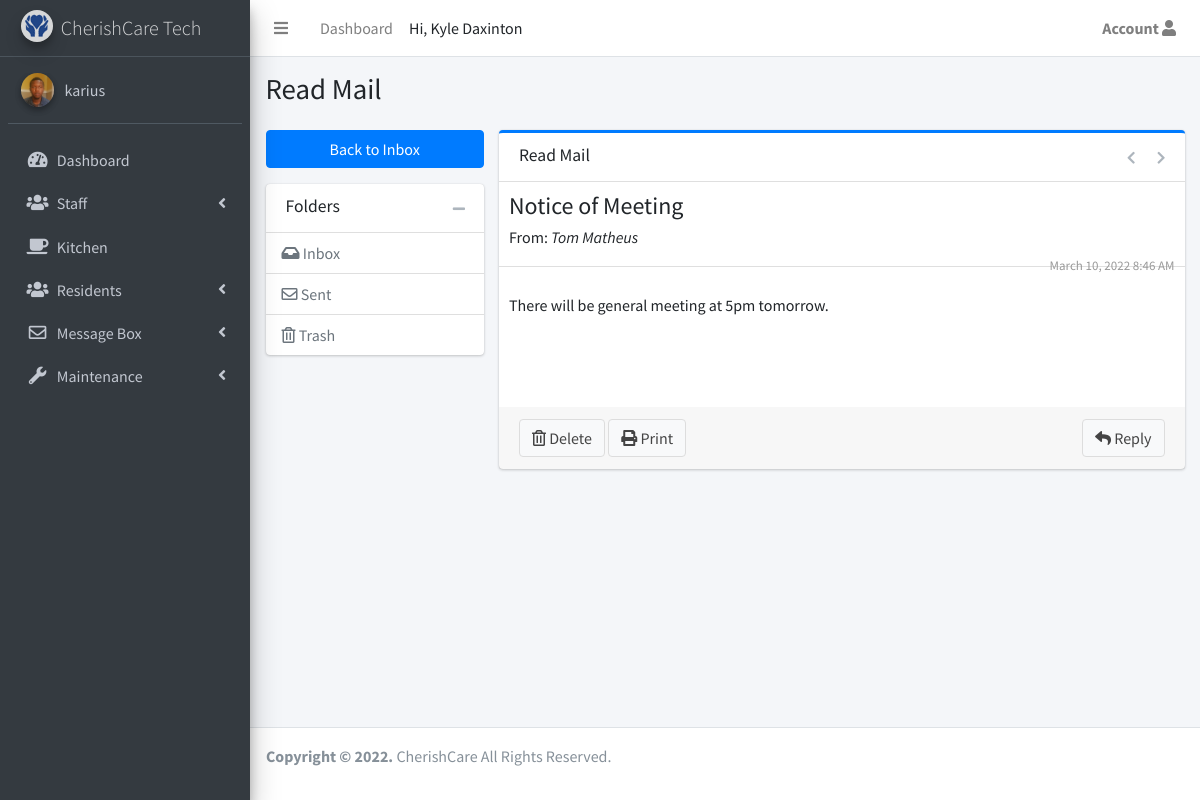
/admin/read/inbox/1 (signed in), run on the app's committed database.
### app/models.py (models this page shows, shortened)
class User(UserMixin, db.Model):
    __tablename__ = 'User'
    __table_args__ = {
        'extend_existing': True
    }
    id = db.Column(db.Integer, primary_key=True)
    name = db.Column(db.String(64))
    username = db.Column(db.String(64), unique=True, index=True)
    role_id = db.Column(db.Integer, db.ForeignKey('roles.id'))
    email = db.Column(db.String(64), unique=True, index=True)
    password_hash = db.Column(db.String(128))
    repairs_reported = db.relationship('Maintenance', backref='reporter', foreign_keys='Maintenance.reported_by')
    timeline_entry = db.relationship('Timeline', backref='user_entry', foreign_keys='Timeline.user_entry_id')
    confirmed = db.Column(db.Boolean, default=True)
    active = db.Column(db.Boolean, default=True)
    created_at = db.Column(db.DateTime, server_default=db.func.now())
    last_seen = db.Column(db.DateTime, server_default=db.func.now())
    profile_photo = db.Column(db.String(64), default='avatar.png')
    @property
    def password(self):
        raise AttributeError('Password is not readable')
    def can(self, perm):
        return self.role is not None and self.role.has_permission(perm)
    def is_administrator(self):
        return self.can(Permission.ADMIN)

class Messages(db.Model):
    __tablename__ = 'messages'
    __table_args__ = {
        'extend_existing': True
    }
    id = db.Column(db.Integer, primary_key=True)
    subject = db.Column(db.String(100))
    category = db.Column(db.String(20))
    message = db.Column(db.String(500))
    sender_id = db.Column(db.ForeignKey('User.id'))
    recipient_ids = db.Column(db.String(100))
    recipients = db.Column(db.String(50000))
    is_trashed = db.Column(db.Boolean, default=False)
    trashed_by_id = db.Column(db.String(100), default='')
    deleted_by_id = db.Column(db.String(100), default='')
    date_time = db.Column(db.DateTime, server_default=db.func.now())

### app/admin/routes.py (the view, shortened to what this page needs)
@admin.route('/read/<delete>/<source>/<del_msg_id>')
@admin.route('/read/<source>/<int:msg_id>')
@login_required
def read(source, delete=None, msg_id=None, del_msg_id=None):
    if source == 'inbox':
        message = Messages.query.get_or_404(msg_id)
    elif source=='trash':
        message = Messages.query.get_or_404(msg_id)
    else:
        message = Messages.query.get_or_404(msg_id)
    users = User.query
    return render_template('admin/pages/mailbox/read_mail.html', source=source, user=current_user, message=message, users=users)

### app/auth/routes.py (called while the page is built)
@auth.before_app_request
def before_request():
    if current_user.is_authenticated \
            and not current_user.confirmed \
            and request.endpoint \
            and request.blueprint != 'auth' \
            and request.blueprint != 'main' \
            and request.endpoint != 'static':
        return redirect(url_for('auth.unconfirmed'))

### app/models.py (called while the page is built)
@login_manager.user_loader
def load_user(user_id):
    return User.query.get(int(user_id))

    def has_permission(self, perm):
        return self.permissions & perm == perm

### app/templates/admin/pages/mailbox/read_mail.html (shortened to what this page needs)
{% extends 'admin_base.html'%}
{%block css %}
<link rel="stylesheet" href="https://code.ionicframework.com/ionicons/2.0.1/css/ionicons.min.css')}}">
<link rel="stylesheet" href="{{url_for('static' , filename='dist/css/adminlte.min.css')}}">
{%endblock%}
{%block page %} Read Mail{%endblock%}
{%block main_content %}
<div class="row">
  <div class="col-md-3 no-print">
    <a href="{{url_for('.inbox')}}" class="btn btn-primary btn-block mb-3">Back to Inbox</a>
    <div class="card">
      <div class="card-header">
        <h3 class="card-title">Folders</h3>
        <div class="card-tools">
          <button type="button" class="btn btn-tool" data-card-widget="collapse"><i class="fas fa-minus"></i>
          </button>
        </div>
      </div>
      <div class="card-body p-0">
        <ul class="nav nav-pills flex-column">
          <li class="nav-item active">
            <a href="{{url_for('.inbox')}}" class="nav-link">
              <i class="fas fa-inbox"></i> Inbox
            </a>
          </li>
          <li class="nav-item">
            <a href="{{url_for('.sent')}}" class="nav-link">
              <i class="far fa-envelope"></i> Sent
            </a>
          </li>
          {%if user.is_administrator()%}
          <li class="nav-item">
            <a href="{{url_for('.trash')}}" class="nav-link">
              <i class="far fa-trash-alt"></i> Trash
            </a>
          </li>
          {%endif%}
        </ul>
      </div>
    </div>
  </div>
  <div class="col-md-9">
    <div class="card card-primary card-outline">
      <div class="card-header no-print">
        <h3 class="card-title">Read Mail</h3>
        <div class="card-tools">
          <a href="#" class="btn btn-tool" data-toggle="tooltip" title="Previous"><i
              class="fas fa-chevron-left"></i></a>
          <a href="#" class="btn btn-tool" data-toggle="tooltip" title="Next"><i class="fas fa-chevron-right"></i></a>
        </div>
      </div>
      <div class="card-body p-0">
        <div class="mailbox-read-info">
          <h4>{{message.subject}}</h4>
          {%if message.sender_id==user.id%}
          <h6>To: <i>{{message.recipients}}</i></h6>
          {%else%}
          {%set sender =users.get(message.sender_id).name%}
          <h6>From: <i>{{sender}}</i></h6>
            {%endif%}
            <span class="mailbox-read-time float-right"> {{ moment(message.date_time).format('LLL') }}</span>
        </div>
        <div class="mailbox-read-message">
          <p>{{message.message|safe}}</p>
          <address>
            <br>
            <br>
        </address>
        </div>
      </div>
      <div class="card-footer no-print">
        {%if source=='inbox'%}
        <div class="float-right">
          <a href="{{url_for('.reply', msg_id=message.id)}}" class="btn btn-default"><i class="fas fa-reply"></i> Reply</a>
        </div>
        {%endif%}
        <a href="{{url_for('admin.read', delete='delete', source=source, del_msg_id = message.id)}}"class="btn btn-default"><i class="far fa-trash-alt"></i> Delete</a>
        <button type="button" class="btn btn-default" onclick="window.print()"><i class="fas fa-print"></i> Print</button>
      </div>
    </div>
  </div>
</div>
{%endblock%}

### app/templates/admin_base.html (shortened to what this page needs)
<!DOCTYPE html>
<html>
<head>
  <link rel="stylesheet" href="{{url_for('static' , filename='plugins/fontawesome-free-5/css/all.css')}}">
  <link rel="stylesheet"
    href="{{url_for('static', filename='plugins/tempusdominus-bootstrap-4/css/tempusdominus-bootstrap-4.min.css')}}">
  <link rel="stylesheet"
    href="{{url_for('static', filename='plugins/overlayScrollbars/css/OverlayScrollbars.min.css')}}">
  <link rel="stylesheet"
    href="{{url_for('static', filename='plugins/datatables-responsive/css/responsive.bootstrap4.min.css')}}">
  <link rel="stylesheet" href="{{url_for('static', filename='plugins/daterangepicker/daterangepicker.css')}}">
  <link rel="stylesheet" href="{{url_for('static' , filename='dist/css/preloader.css')}}">
  {%block css %}{%endblock%}
</head>
<body class="hold-transition sidebar-mini">
  <div class="wrapper">
    <nav class="main-header navbar navbar-expand navbar-white navbar-light">
      <ul class="navbar-nav">
        <li class="nav-item">
          <a class="nav-link" data-widget="pushmenu" href="#" role="button"><i class="fas fa-bars"></i></a>
        </li>
        {%if user.is_administrator()%}
        <li class="nav-item d-none d-sm-inline-block">
          <a href="{{url_for('admin.index')}}" class="nav-link">Dashboard</a>
        </li>
        {%endif%}
      </ul>
      <span> Hi, {{user.name}}
      </span>
      <ul class="navbar-nav ml-auto">
        <li class="nav-item dropdown">
          <a class="nav-link" data-toggle="dropdown" href="#">
            <b>Account</b> <i class="fas fa-user"></i>
          </a>
        </li>
      </ul>
    </nav>
    <aside class="main-sidebar sidebar-dark-primary elevation-4">
      <a href="#" class="brand-link">
        <img src="{{url_for('static', filename='assets/img/favicon.png')}}" alt="CherishCare Logo"
          class="brand-image img-circle elevation-3" style="opacity: .8">
        <span class="brand-text font-weight-light">CherishCare Tech</span>
      </a>
      <div class="sidebar">
        <div class="user-panel mt-3 pb-3 mb-3 d-flex">
          <div class="image">
            <a href="#">
              <img src="{{url_for('static', filename='uploads/')}}{{user.profile_photo}}"
                onclick="document.getElementById('photo').click()" class="img-circle elevation-2" alt="User Image">
            </a>
          </div>
          <div class="info">
            <a href="#" class="d-block">{{user.username}}</a>
          </div>
        </div>
        <nav class="mt-2">
          <ul class="nav nav-pills nav-sidebar flex-column" data-widget="treeview" role="menu" data-accordion="false">
            {%if user.is_administrator()%}
            <li class="nav-item">
              <a href="{{url_for('admin.index')}}" class="nav-link">
                <i class="nav-icon fas fa-tachometer-alt"></i>
                <p>Dashboard</p>
              </a>
            </li>
            <li class="nav-item has-treeview">
              <a href="#" class="nav-link">
                <i class="nav-icon fas fa-users"></i>
                <p>
                  Staff
                  <i class="fas fa-angle-left right"></i>
                </p>
              </a>
            </li>
            {%endif%}
            {%if user.is_administrator() or user.role.name=="Kitchen Staff"%}
            <li class="nav-item">
              <a href="{{url_for('admin.kitchen')}}" class="nav-link">
                <i class="nav-icon fas fa-coffee"></i>
                <p>Kitchen</p>
              </a>
            </li>
            {%endif%}
            {%if user.is_administrator() or user.role.name=="Senior Carer"%}
            <li class="nav-item has-treeview">
              <a href="#" class="nav-link">
                <i class="nav-icon fas fa-users"></i>
                <p>
                  Residents
                  <i class="fas fa-angle-left right"></i>
                </p>
              </a>
            </li>
            {%endif%}
            <li class="nav-item has-treeview">
              <a href="#" class="nav-link">
                <i class="nav-icon far fa-envelope"></i>
                <p>
                  Message Box
                  <i class="fas fa-angle-left right"></i>
                </p>
              </a>
            </li>
            {%if user.is_administrator() or user.role.name=="Maintenance Staff"%}
            <li class="nav-item has-treeview">
              <a href="#" class="nav-link">
                <i class="nav-icon fas fa-wrench"></i>
                <p>
                  Maintenance
                  <i class="fas fa-angle-left right"></i>
                </p>
              </a>
            </li>
            {%endif%}
          </ul>
        </nav>
      </div>
    </aside>
    <div class="content-wrapper">
      <section class="content-header">
        <div class="container-fluid">
          <div class="row mb-2">
            <div class="col-sm-6">
              <h1>{%block page %} {%endblock%}</h1>
            </div>
          </div>
        </div>
      </section>
      <section class="content">
        <div class="container-fluid">
          {%block main_content %} {%endblock%}
        </div>
      </section>
    </div>
    <footer class="main-footer no-print">
      <p>
        <strong>Copyright &copy
          <script> document.write(new Date().getFullYear())</script>.
        </strong>
        CherishCare All Rights Reserved.
      </p>
    </footer>
</body>
</html>

### data on the page
User: name "Kyle Daxinton", profile_photo (picture), username "karius"
Messages: subject "Notice of Meeting", date_time "March 10, 2022 8:46 AM", message "There will be general meeting at 5pm tomorrow."
User: name "Tom Matheus"
